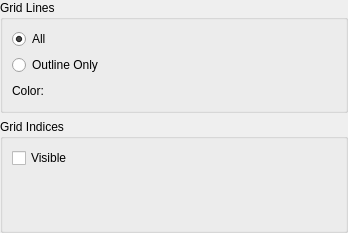
<?xml version="1.0" encoding="UTF-8"?>
<ui version="4.0">
 <class>GridShapeSettingEditWidget</class>
 <widget class="QWidget" name="GridShapeSettingEditWidget">
  <property name="geometry">
   <rect>
    <x>0</x>
    <y>0</y>
    <width>348</width>
    <height>233</height>
   </rect>
  </property>
  <property name="windowTitle">
   <string>Form</string>
  </property>
  <layout class="QVBoxLayout" name="verticalLayout_3" stretch="0,1">
   <property name="leftMargin">
    <number>0</number>
   </property>
   <property name="topMargin">
    <number>0</number>
   </property>
   <property name="rightMargin">
    <number>0</number>
   </property>
   <property name="bottomMargin">
    <number>0</number>
   </property>
   <item>
    <widget class="QGroupBox" name="linesGroupBox">
     <property name="title">
      <string>Grid Lines</string>
     </property>
     <layout class="QVBoxLayout" name="verticalLayout">
      <item>
       <widget class="QRadioButton" name="allRadioButton">
        <property name="text">
         <string>All</string>
        </property>
        <property name="checked">
         <bool>true</bool>
        </property>
       </widget>
      </item>
      <item>
       <widget class="QRadioButton" name="outlineRadioButton">
        <property name="text">
         <string>Outline Only</string>
        </property>
       </widget>
      </item>
      <item>
       <layout class="QHBoxLayout" name="horizontalLayout">
        <item>
         <widget class="QLabel" name="gridColorLabel">
          <property name="text">
           <string>Color:</string>
          </property>
         </widget>
        </item>
        <item>
         <widget class="ColorEditWidget" name="gridColorEditWidget">
          <property name="baseSize">
           <size>
            <width>100</width>
            <height>50</height>
           </size>
          </property>
         </widget>
        </item>
        <item>
         <spacer name="horizontalSpacer">
          <property name="orientation">
           <enum>Qt::Horizontal</enum>
          </property>
          <property name="sizeHint" stdset="0">
           <size>
            <width>40</width>
            <height>20</height>
           </size>
          </property>
         </spacer>
        </item>
       </layout>
      </item>
     </layout>
    </widget>
   </item>
   <item>
    <widget class="QGroupBox" name="indicesGroupBox">
     <property name="title">
      <string>Grid Indices</string>
     </property>
     <layout class="QVBoxLayout" name="verticalLayout_2">
      <item>
       <widget class="QCheckBox" name="indexVisibleCheckBox">
        <property name="enabled">
         <bool>true</bool>
        </property>
        <property name="text">
         <string>Visible</string>
        </property>
       </widget>
      </item>
      <item>
       <widget class="vtkTextPropertySettingWidget" name="indexTextSettingWidget" native="true">
        <property name="enabled">
         <bool>false</bool>
        </property>
       </widget>
      </item>
     </layout>
    </widget>
   </item>
  </layout>
 </widget>
 <customwidgets>
  <customwidget>
   <class>ColorEditWidget</class>
   <extends>QLabel</extends>
   <header>guibase/widget/coloreditwidget.h</header>
   <container>1</container>
  </customwidget>
  <customwidget>
   <class>vtkTextPropertySettingWidget</class>
   <extends>QWidget</extends>
   <header>vtktextpropertysettingwidget.h</header>
   <container>1</container>
  </customwidget>
 </customwidgets>
 <resources/>
 <connections>
  <connection>
   <sender>allRadioButton</sender>
   <signal>toggled(bool)</signal>
   <receiver>indexVisibleCheckBox</receiver>
   <slot>setEnabled(bool)</slot>
   <hints>
    <hint type="sourcelabel">
     <x>27</x>
     <y>37</y>
    </hint>
    <hint type="destinationlabel">
     <x>26</x>
     <y>139</y>
    </hint>
   </hints>
  </connection>
  <connection>
   <sender>indexVisibleCheckBox</sender>
   <signal>toggled(bool)</signal>
   <receiver>indexTextSettingWidget</receiver>
   <slot>setEnabled(bool)</slot>
   <hints>
    <hint type="sourcelabel">
     <x>54</x>
     <y>144</y>
    </hint>
    <hint type="destinationlabel">
     <x>54</x>
     <y>160</y>
    </hint>
   </hints>
  </connection>
 </connections>
</ui>
